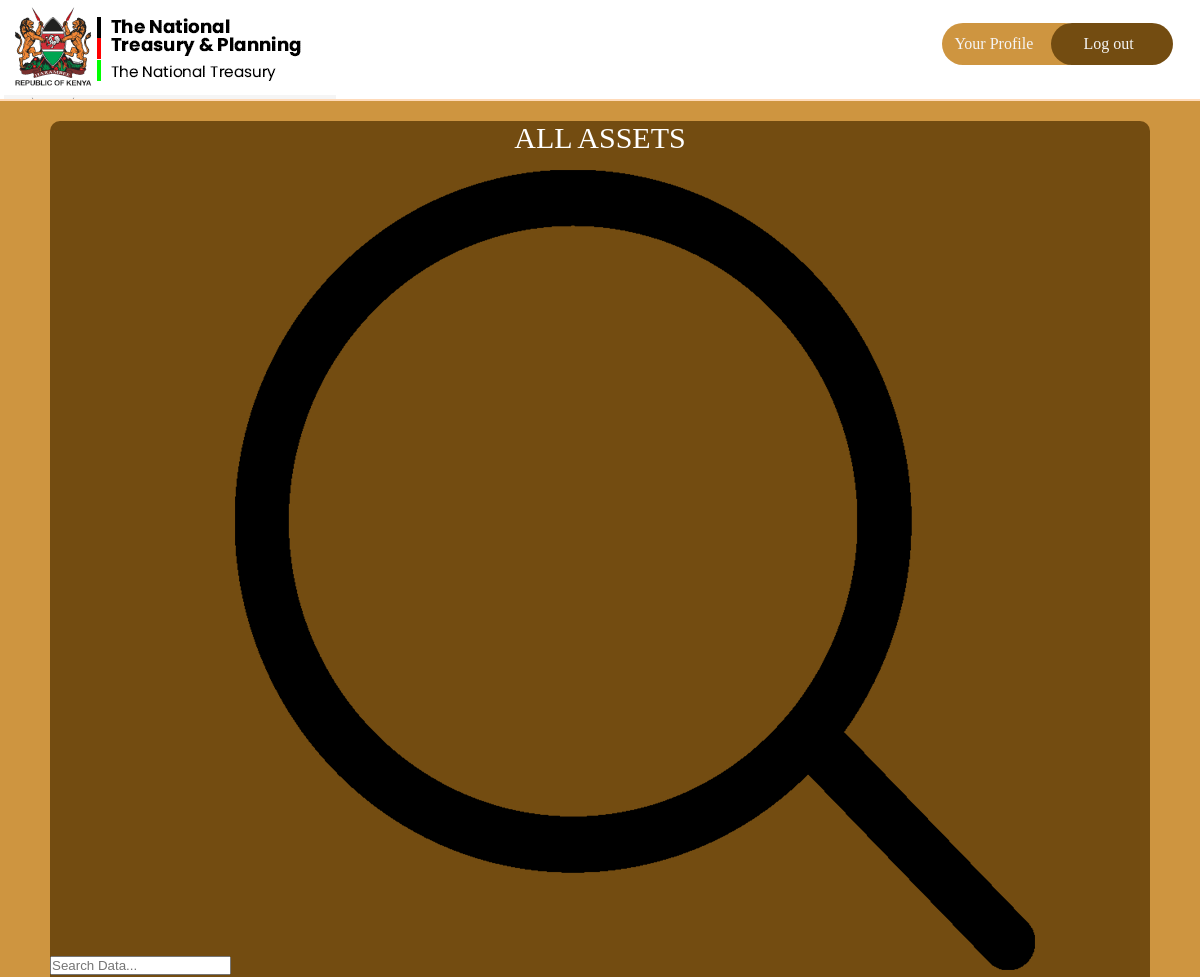
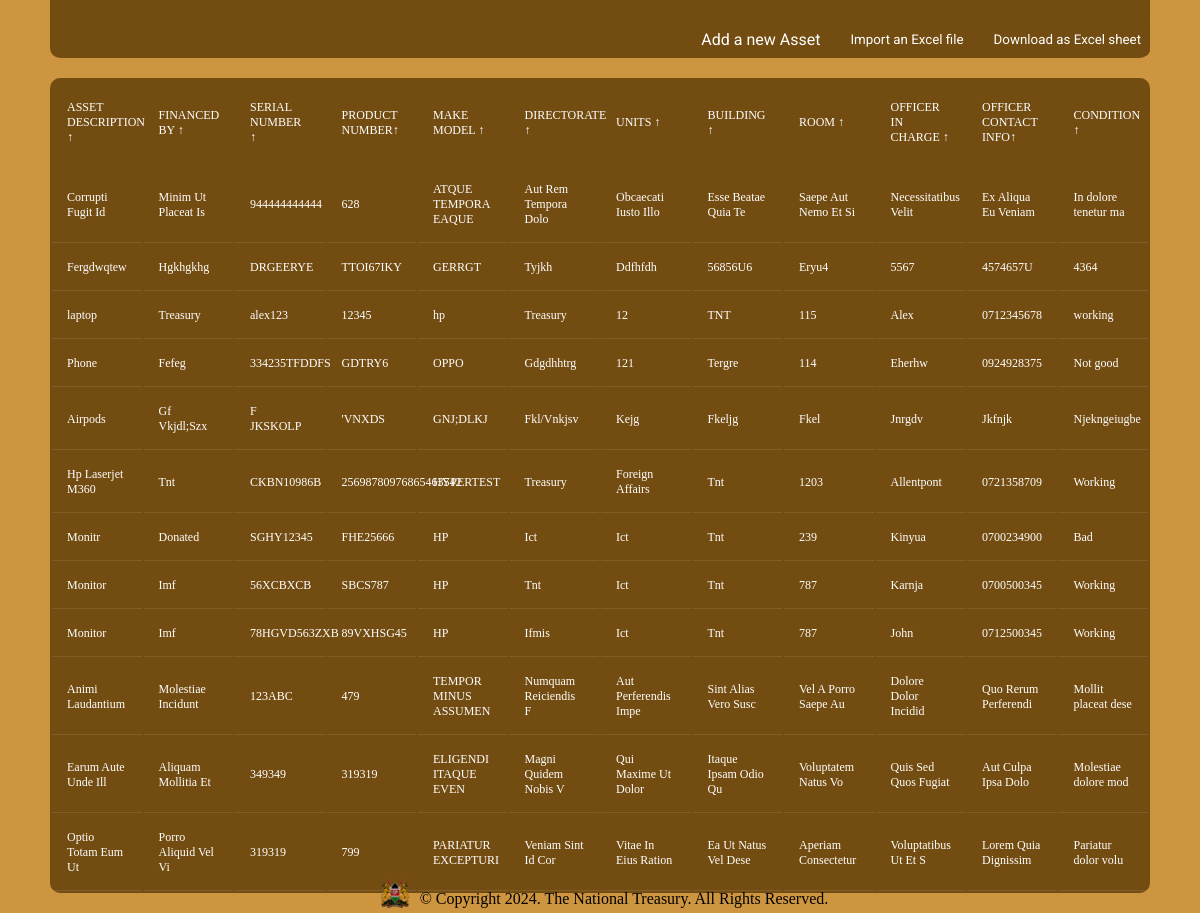
The page /assets/ (signed in) on the database its author committed (2 pictures, top to bottom).
### inventory/models.py (models this page shows, shortened)
class Asset(db.Model):
    idassets = db.Column(db.Integer, primary_key=True)
    asset_description = db.Column(db.Text, nullable=False)
    financed_by = db.Column(db.Text, default="N/A")
    serial_number = db.Column(db.Text, nullable=False, unique=True)
    product_number = db.Column(db.Text, nullable=False)
    make_model = db.Column(db.Text, nullable=False)
    directorate = db.Column(db.Text, nullable=False)
    units = db.Column(db.Text, nullable=False)
    building = db.Column(db.Text, nullable=False)
    room = db.Column(db.Integer, nullable=False)
    officer_in_charge = db.Column(db.Text, default="N/A")
    officer_contact_info = db.Column(db.Text, default="N/A")
    state = db.Column(db.Text, nullable=False)

### inventory/routes.py (the view)
@app.route("/assets/")
@login_required
def show_assets():
    assets = Asset.query.all()
    return render_template("dashboard.html", assets=assets)

### inventory/models.py (called while the page is built)
@login_manager.user_loader
def load_user(user_id):
    return User.query.get(int(user_id))

### inventory/templates/dashboard.html (shortened to what this page needs)
{% extends "base.html" %}
{% block head %}
{{ super() }}
<link rel="stylesheet" href="{{ url_for('static', filename='dashboard.css') }}">
{% endblock head %}
{% block navlinks %}
<a href="{{ url_for('profile') }}" style="width: 9em;" class="links signup">Your Profile</a>
<a href="{{ url_for('logout') }}" class="links login">Log out</a>
{% endblock navlinks %}
{% block body %}
<div class="main">
    <main class="table" id="customers_table">
        <section class="table__header">
            <h1>All Assets</h1>
            <div class="input-group">
                <input type="search" placeholder="Search Data...">
		<img src="{{ url_for('static', filename='assets/images/search.png') }}" alt="">
            </div>
	    <div class="table-links">
		<a href="{{ url_for('create_assets') }}" class="add-asset-link">Add a new Asset</a>
		<button id="import-excel-btn" class="import-excel">Import an Excel file</button>
		<button id="toEXCEL" class="export-excel">Download as
			Excel sheet</button>
	    </div>
        </section>
        <section class="table__body">
            <table>
                <thead>
                    <tr>
                        <th> Asset Description <span class="icon-arrow">&UpArrow;</span></th>
                        <th> Financed by <span class="icon-arrow">&UpArrow;</span></th>
                        <th> Serial Number <span class="icon-arrow">&UpArrow;</span></th>
                        <th> Product Number<span class="icon-arrow">&UpArrow;</span></th>
                        <th> Make Model <span class="icon-arrow">&UpArrow;</span></th>
                        <th> Directorate <span class="icon-arrow">&UpArrow;</span></th>
                        <th> Units <span class="icon-arrow">&UpArrow;</span></th>
                        <th> Building <span class="icon-arrow">&UpArrow;</span></th>
                        <th> Room <span class="icon-arrow">&UpArrow;</span></th>
                        <th> Officer in Charge <span class="icon-arrow">&UpArrow;</span></th>
                        <th> Officer Contact Info<span class="icon-arrow">&UpArrow;</span></th>
                        <th> Condition <span class="icon-arrow">&UpArrow;</span></th>
                    </tr>
                </thead>
                <tbody>
					{% for asset in assets %}
					<tr>
						<td>{{ asset.asset_description }}</td>
						<td>{{ asset.financed_by }}</td>
						<td>{{ asset.serial_number }}</td>
						<td>{{ asset.product_number }}</td>
						<td>{{ asset.make_model }}</td>
						<td>{{ asset.directorate }}</td>
						<td>{{ asset.units }}</td>
						<td>{{ asset.building }}</td>
						<td>{{ asset.room }}</td>
						<td>{{ asset.officer_in_charge }}</td>
						<td>{{ asset.officer_contact_info }}</td>
						<td>{{ asset.state }}</td>
					</tr>
						{% endfor %}
                </tbody>
            </table>
        </section>
    </main>
	{% endblock body %}

### inventory/templates/base.html (shortened to what this page needs)
<!DOCTYPE html>
<html lang="en">
<head>
	{% block head %}
	<link rel="stylesheet" href="https://cdnjs.cloudflare.com/ajax/libs/font-awesome/6.5.1/css/all.min.css"
 />
		<link rel="stylesheet" href="{{ url_for('static',filename='style.css') }}">
	{% endblock head %}
</head>
<body>
	<div class="nav">
		<div class="logo">
			<a href="{{ url_for('index') }}"><img
					src=" {{ url_for('static', filename='assets/images/TNT logo.png')  }} "
					alt="treasury logo"></img></a>
		</div>
		<div class="links">
			{% block navlinks %}
			{% endblock navlinks %}
		</div>
	</div>
	{% block body %}
	{% endblock body %}
	<div class="footer">
		<img src="{{ url_for('static', filename='assets/images/tntfooterlogo.png') }}" alt="footer logo"
			width="30" height="30">
		<p>© Copyright <span class="copyright-year"></span>. The National Treasury. All Rights Reserved.</p>
	</div>
</body>
</html>

### inventory/static/style.css (style rules this page uses)
* { margin: 0; padding: 0; box-sizing: border-box; color-scheme: light; @import url('https://fonts.googleapis.com/css2?family=PT+Mono&display=swap'); }
body { display: flex; flex-direction: column; height: 100%; background-color: #ce9540; }
.nav { display: flex; justify-content: space-between; align-items: center; border-bottom: 2px solid peachpuff; padding-left: 4px; padding-top: 5px; padding-right: 15px; background-color: white; position: sticky; top: 0; }
.links { padding: 12px; display: flex; align-items: center; gap: 32px; border-radius: 34px; margin-bottom: 8px; }
.links>a { text-decoration: none; color: whitesmoke; width: 7.6em; }
.signup { background-color: #CE9540; }
.login { background-color: #734C11; margin-left: -67px; padding-left: 32px; }
.footer { display: flex; align-items: center; gap: 10px; margin-left: 8px; }
.main { display: flex; flex-direction: column; align-items: center; }
.footer { margin-top: 12px; padding-top: 18px; display: flex; align-items: end; justify-content: center; }

### inventory/static/dashboard.css (style rules this page uses)
section { background-color: #734c11; border-radius: 10px; }
body { display: flex; flex-direction: column; height: 100%; background-color: #ce9540; }
.logo { background: url('assets/images/TNT\ logo.png'); background-color: whitesmoke; background-blend-mode: multiply; }
.table-links { width: 100%; display: flex; gap: 12px; align-items: center; justify-content: flex-end; margin-top: 23px; margin-right: 96px; }
.table-links>* { padding: 9px; background-color: #734c11; color: #fff; font-family: 'Roboto', sans-serif; border-radius: 6px; appearance: none; border: none }
.add-asset-link { text-decoration: none; }
h1 { font-size: 30px; color: #fff; text-transform: uppercase; font-weight: 300; text-align: center; margin-bottom: 15px; }
.footer { position: fixed; bottom: 5px; }
table { width: 100%; table-layout: fixed; }
th { padding: 20px 15px; text-align: left; font-weight: 500; font-size: 12px; color: #fff; text-transform: uppercase; }
td { padding: 15px; text-align: left; vertical-align: middle; font-weight: 300; font-size: 12px; color: #fff; border-bottom: solid 1px rgba(255, 255, 255, 0.1); }
section { margin: 20px 50px; }

### rows shown on the page
Asset: asset_description "Corrupti Fugit Id", financed_by "Minim Ut Placeat Is", serial_number "944444444444", product_number "628", make_model "ATQUE TEMPORA EAQUE", directorate "Aut Rem Tempora Dolo", units "Obcaecati Iusto Illo", building "Esse Beatae Quia Te", room "Saepe Aut Nemo Et Si", officer_in_charge "Necessitatibus Velit", officer_contact_info "Ex Aliqua Eu Veniam", state "In dolore tenetur ma"
Asset: asset_description "Fergdwqtew", financed_by "Hgkhgkhg", serial_number "DRGEERYE", product_number "TTOI67IKY", make_model "GERRGT", directorate "Tyjkh", units "Ddfhfdh", building "56856U6", room "Eryu4", officer_in_charge "5567", officer_contact_info "4574657U", state "4364"
Asset: asset_description "laptop", financed_by "Treasury", serial_number "alex123", product_number "12345", make_model "hp", directorate "Treasury", units "12", building "TNT", room "115", officer_in_charge "Alex", officer_contact_info "0712345678", state "working"
Asset: asset_description "Phone", financed_by "Fefeg", serial_number "334235TFDDFS", product_number "GDTRY6", make_model "OPPO", directorate "Gdgdhhtrg", units "121", building "Tergre", room "114", officer_in_charge "Eherhw", officer_contact_info "0924928375", state "Not good"
Asset: asset_description "Airpods", financed_by "Gf Vkjdl;Szx", serial_number "F JKSKOLP", product_number "'VNXDS", make_model "GNJ;DLKJ", directorate "Fkl/Vnkjsv", units "Kejg", building "Fkeljg", room "Fkel", officer_in_charge "Jnrgdv", officer_contact_info "Jkfnjk", state "Njekngeiugbe"
Asset: asset_description "Hp Laserjet M360", financed_by "Tnt", serial_number "CKBN10986B", product_number "25698780976865463542", make_model "HYPERTEST", directorate "Treasury", units "Foreign Affairs", building "Tnt", room "1203", officer_in_charge "Allentpont", officer_contact_info "0721358709", state "Working"
Asset: asset_description "Monitr", financed_by "Donated", serial_number "SGHY12345", product_number "FHE25666", make_model "HP", directorate "Ict", units "Ict", building "Tnt", room "239", officer_in_charge "Kinyua", officer_contact_info "0700234900", state "Bad"
Asset: asset_description "Monitor", financed_by "Imf", serial_number "56XCBXCB", product_number "SBCS787", make_model "HP", directorate "Tnt", units "Ict", building "Tnt", room "787", officer_in_charge "Karnja", officer_contact_info "0700500345", state "Working"
Asset: asset_description "Monitor", financed_by "Imf", serial_number "78HGVD563ZXB", product_number "89VXHSG45", make_model "HP", directorate "Ifmis", units "Ict", building "Tnt", room "787", officer_in_charge "John", officer_contact_info "0712500345", state "Working"
Asset: asset_description "Animi Laudantium", financed_by "Molestiae Incidunt", serial_number "123ABC", product_number "479", make_model "TEMPOR MINUS ASSUMEN", directorate "Numquam Reiciendis F", units "Aut Perferendis Impe", building "Sint Alias Vero Susc", room "Vel A Porro Saepe Au", officer_in_charge "Dolore Dolor Incidid", officer_contact_info "Quo Rerum Perferendi", state "Mollit placeat dese"
Asset: asset_description "Earum Aute Unde Ill", financed_by "Aliquam Mollitia Et", serial_number "349349", product_number "319319", make_model "ELIGENDI ITAQUE EVEN", directorate "Magni Quidem Nobis V", units "Qui Maxime Ut Dolor", building "Itaque Ipsam Odio Qu", room "Voluptatem Natus Vo", officer_in_charge "Quis Sed Quos Fugiat", officer_contact_info "Aut Culpa Ipsa Dolo", state "Molestiae dolore mod"
Asset: asset_description "Optio Totam Eum Ut", financed_by "Porro Aliquid Vel Vi", serial_number "319319", product_number "799", make_model "PARIATUR EXCEPTURI", directorate "Veniam Sint Id Cor", units "Vitae In Eius Ration", building "Ea Ut Natus Vel Dese", room "Aperiam Consectetur", officer_in_charge "Voluptatibus Ut Et S", officer_contact_info "Lorem Quia Dignissim", state "Pariatur dolor volu"
